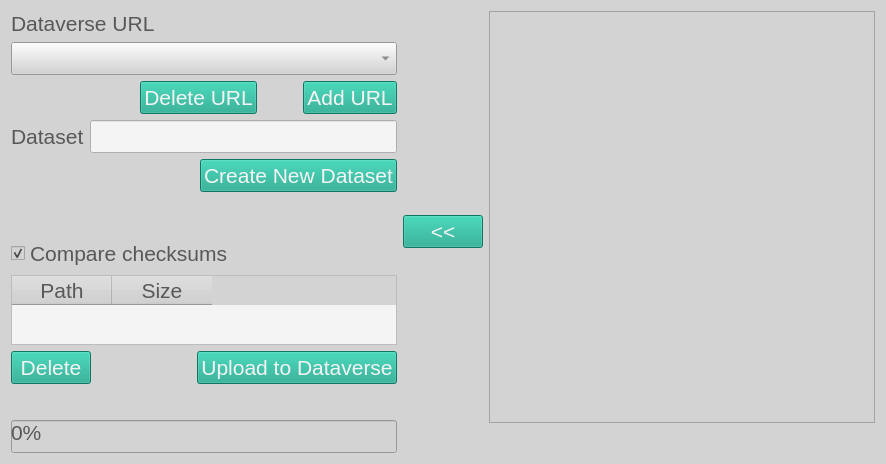
<?xml version="1.0" encoding="UTF-8"?>
<ui version="4.0">
 <class>Form</class>
 <widget class="QWidget" name="Form">
  <property name="geometry">
   <rect>
    <x>0</x>
    <y>0</y>
    <width>886</width>
    <height>464</height>
   </rect>
  </property>
  <property name="windowTitle">
   <string>Form</string>
  </property>
  <property name="styleSheet">
   <string notr="true">QWidget
{
    background-color: rgb(211,211,211);
    color: rgb(88, 88, 90);
    selection-background-color: rgb(21, 165, 137);
    selection-color: rgb(245, 244, 244);
    font: 16pt
}

QProgressBar::chunk
{
  background-color: rgb(21, 165, 137);
  width: 5px;
}

QLabel#error_label
{
    color: rgb(220, 130, 30);
}

QLineEdit, QTextEdit, QTableWidget
{
   background-color:  rgb(245, 244, 244)
}

QPushButton
{
	background-color: rgb(21, 165, 137);
    color: rgb(245, 244, 244);
}

QPushButton#home_button, QPushButton#parent_button, QPushButton#refresh_button
{
    background-color: rgb(245, 244, 244);
}

QTabWidget#info_tabs
{
     background-color: background-color: rgb(211,211,211);
}

</string>
  </property>
  <layout class="QHBoxLayout" name="horizontalLayout">
   <item>
    <layout class="QVBoxLayout" name="verticalLayout_3">
     <item>
      <widget class="QLabel" name="dv_url_label">
       <property name="text">
        <string>Dataverse URL</string>
       </property>
      </widget>
     </item>
     <item>
      <layout class="QVBoxLayout" name="verticalLayout_2">
       <item>
        <widget class="QComboBox" name="dv_url_select_box">
         <property name="minimumSize">
          <size>
           <width>200</width>
           <height>0</height>
          </size>
         </property>
        </widget>
       </item>
       <item>
        <layout class="QHBoxLayout" name="horizontalLayout_6">
         <item>
          <spacer name="horizontalSpacer_3">
           <property name="orientation">
            <enum>Qt::Horizontal</enum>
           </property>
           <property name="sizeHint" stdset="0">
            <size>
             <width>40</width>
             <height>20</height>
            </size>
           </property>
          </spacer>
         </item>
         <item>
          <widget class="QPushButton" name="delete_url_button">
           <property name="toolTip">
            <string>&quot;Delete a Dataverse configuration.&quot;</string>
           </property>
           <property name="text">
            <string>Delete URL</string>
           </property>
          </widget>
         </item>
         <item>
          <spacer name="horizontalSpacer_4">
           <property name="orientation">
            <enum>Qt::Horizontal</enum>
           </property>
           <property name="sizeType">
            <enum>QSizePolicy::Fixed</enum>
           </property>
           <property name="sizeHint" stdset="0">
            <size>
             <width>40</width>
             <height>20</height>
            </size>
           </property>
          </spacer>
         </item>
         <item>
          <widget class="QPushButton" name="add_url_button">
           <property name="toolTip">
            <string>&quot;Create a new Dataverse configuration.&quot;</string>
           </property>
           <property name="text">
            <string>Add URL</string>
           </property>
          </widget>
         </item>
        </layout>
       </item>
      </layout>
     </item>
     <item>
      <layout class="QHBoxLayout" name="horizontalLayout_7">
       <item>
        <widget class="QLabel" name="label_3">
         <property name="text">
          <string>Dataset</string>
         </property>
        </widget>
       </item>
       <item>
        <widget class="QLineEdit" name="dv_ds_edit">
         <property name="toolTip">
          <string>Fill in a Dataset DOI without &quot;doi:&quot;.</string>
         </property>
        </widget>
       </item>
      </layout>
     </item>
     <item>
      <layout class="QHBoxLayout" name="horizontalLayout_2">
       <item>
        <spacer name="horizontalSpacer_2">
         <property name="orientation">
          <enum>Qt::Horizontal</enum>
         </property>
         <property name="sizeHint" stdset="0">
          <size>
           <width>40</width>
           <height>20</height>
          </size>
         </property>
        </spacer>
       </item>
       <item>
        <widget class="QPushButton" name="dv_create_ds_button">
         <property name="toolTip">
          <string>&quot;Create new dataset.&quot;</string>
         </property>
         <property name="text">
          <string>Create New Dataset</string>
         </property>
        </widget>
       </item>
      </layout>
     </item>
     <item>
      <spacer name="verticalSpacer">
       <property name="orientation">
        <enum>Qt::Vertical</enum>
       </property>
       <property name="sizeType">
        <enum>QSizePolicy::Fixed</enum>
       </property>
       <property name="sizeHint" stdset="0">
        <size>
         <width>20</width>
         <height>40</height>
        </size>
       </property>
      </spacer>
     </item>
     <item>
      <widget class="QCheckBox" name="check_checksum_box">
       <property name="text">
        <string>Compare checksums</string>
       </property>
       <property name="checked">
        <bool>true</bool>
       </property>
      </widget>
     </item>
     <item>
      <widget class="QTableWidget" name="selected_data_table">
       <property name="sizePolicy">
        <sizepolicy hsizetype="Minimum" vsizetype="Expanding">
         <horstretch>0</horstretch>
         <verstretch>0</verstretch>
        </sizepolicy>
       </property>
       <property name="minimumSize">
        <size>
         <width>0</width>
         <height>0</height>
        </size>
       </property>
       <property name="selectionMode">
        <enum>QAbstractItemView::MultiSelection</enum>
       </property>
       <property name="selectionBehavior">
        <enum>QAbstractItemView::SelectRows</enum>
       </property>
       <column>
        <property name="text">
         <string>Path</string>
        </property>
       </column>
       <column>
        <property name="text">
         <string>Size</string>
        </property>
       </column>
      </widget>
     </item>
     <item>
      <layout class="QHBoxLayout" name="horizontalLayout_3">
       <item>
        <widget class="QPushButton" name="delete_selected_button">
         <property name="toolTip">
          <string>&quot;Remove file(s) from table.&quot;</string>
         </property>
         <property name="text">
          <string>Delete</string>
         </property>
        </widget>
       </item>
       <item>
        <spacer name="horizontalSpacer">
         <property name="orientation">
          <enum>Qt::Horizontal</enum>
         </property>
         <property name="sizeHint" stdset="0">
          <size>
           <width>40</width>
           <height>20</height>
          </size>
         </property>
        </spacer>
       </item>
       <item>
        <widget class="QPushButton" name="dv_push_button">
         <property name="toolTip">
          <string>&quot;Upload to Dataverse dataset.&quot;</string>
         </property>
         <property name="text">
          <string>Upload to Dataverse</string>
         </property>
        </widget>
       </item>
      </layout>
     </item>
     <item>
      <widget class="QLabel" name="status_label">
       <property name="text">
        <string/>
       </property>
      </widget>
     </item>
     <item>
      <widget class="QProgressBar" name="progress_bar">
       <property name="value">
        <number>0</number>
       </property>
      </widget>
     </item>
    </layout>
   </item>
   <item>
    <widget class="QPushButton" name="add_selected_button">
     <property name="font">
      <font>
       <pointsize>16</pointsize>
       <italic>false</italic>
       <bold>false</bold>
       <kerning>true</kerning>
      </font>
     </property>
     <property name="toolTip">
      <string>&quot;Mark file(s) for upload to Dataverse.&quot;</string>
     </property>
     <property name="text">
      <string>&lt;&lt;</string>
     </property>
     <property name="iconSize">
      <size>
       <width>50</width>
       <height>50</height>
      </size>
     </property>
    </widget>
   </item>
   <item>
    <layout class="QVBoxLayout" name="verticalLayout_5">
     <item>
      <widget class="QTreeView" name="irods_tree_view">
       <property name="selectionMode">
        <enum>QAbstractItemView::MultiSelection</enum>
       </property>
       <property name="headerHidden">
        <bool>true</bool>
       </property>
      </widget>
     </item>
     <item>
      <widget class="QLabel" name="error_label">
       <property name="text">
        <string/>
       </property>
      </widget>
     </item>
    </layout>
   </item>
  </layout>
 </widget>
 <resources/>
 <connections/>
</ui>
